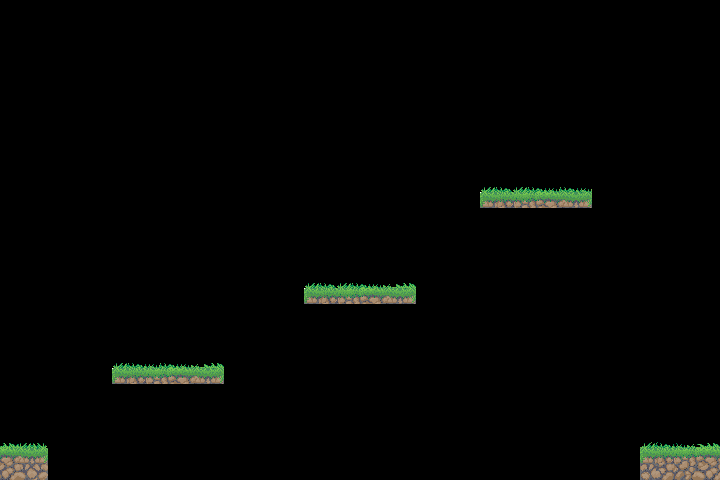

The image is a tile-based game level rendered from a .tmx file. Its description and source (layers, tilesets, objects; grid data summarised) follow:
An orthogonal 45x30 tile map with 16x16 px tiles, 3 tile layers (collision, Grass 0, Grass 1), 2 tilesets.

<map version="1.0" orientation="orthogonal" width="45" height="30" tilewidth="16" tileheight="16">
 <tileset firstgid="1" name="collision" tilewidth="16" tileheight="16">
  <image source="red.png" width="128" height="51" />
 </tileset>
 <tileset firstgid="25" name="grasstile" tilewidth="16" tileheight="16">
  <image source="grasstile.png" width="144" height="80" />
 </tileset>
 <layer name="collision" width="45" height="30">
  <data>[1350 cells, 37 non-empty, 1 distinct tile ids]</data>
 </layer>
 <layer name="Grass 0" width="45" height="30">
  <data>[1350 cells, 37 non-empty, 21 distinct tile ids]</data>
 </layer>
 <layer name="Grass 1" width="45" height="30">
  <data>[1350 cells, 29 non-empty, 12 distinct tile ids]</data>
 </layer>
</map>
